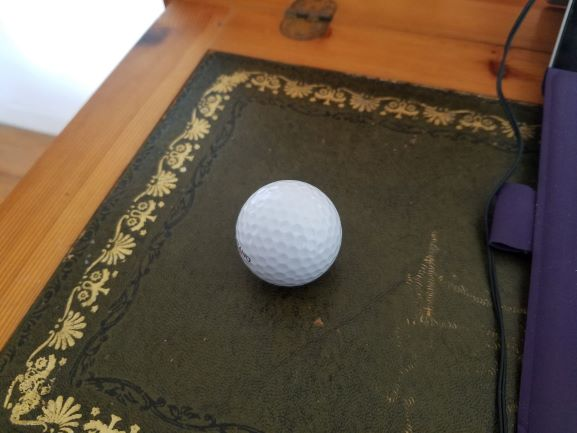
#> input picture ballimagelowres.jpg, 577 x 433 px, found by its file name
$ python houghcircles.py
#> lines starting #> are read from the running program, lines starting #| are printed output that depends on the picture
import numpy as np
import cv2 as cv

imagename='ballimagelowres.jpg' #Replace ballimage.jpg with the name of your image

img = cv.imread(imagename,0)
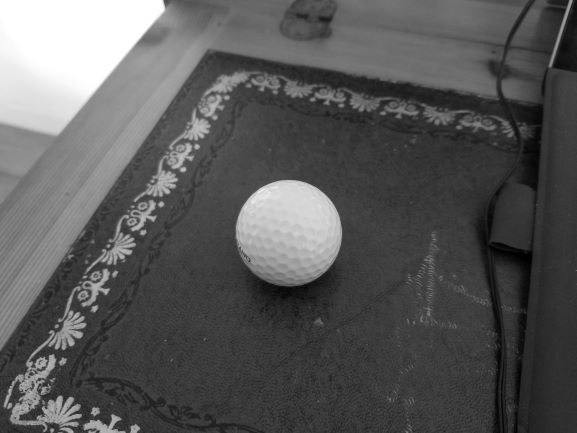
#> img: shape (433, 577); min 0, max 255, mean 88.4
img = cv.medianBlur(img,5)
cimg = cv.cvtColor(img,cv.COLOR_GRAY2BGR)
circles = cv.HoughCircles(img,cv.HOUGH_GRADIENT,1,20,
                            param1=50,param2=30,minRadius=0,maxRadius=0)
#> circles = 241 rows, first 8: [300.5, 309.5, 225.6], [339.5, 405.5, 312.5], [282.5, 323.5, 242.8], [351.5, 368.5, 275.5], [344.5, 345.5, 252.9], [274.5, 356.5, 231.3], [319.5, 374.5, 278.6], [359.5, 391.5, 290.9]
circles = np.uint16(np.around(circles))
#> circles = 241 rows, first 8: [300, 310, 226], [340, 406, 312], [282, 324, 243], [352, 368, 276], [344, 346, 253], [274, 356, 231], [320, 374, 279], [360, 392, 291]
for i in circles[0,:]:
    # draw the outer circle
    cv.circle(cimg,(i[0],i[1]),i[2],(0,255,0),2)
    # draw the center of the circle
    cv.circle(cimg,(i[0],i[1]),2,(0,0,255),3)
#> this loop made 241 passes
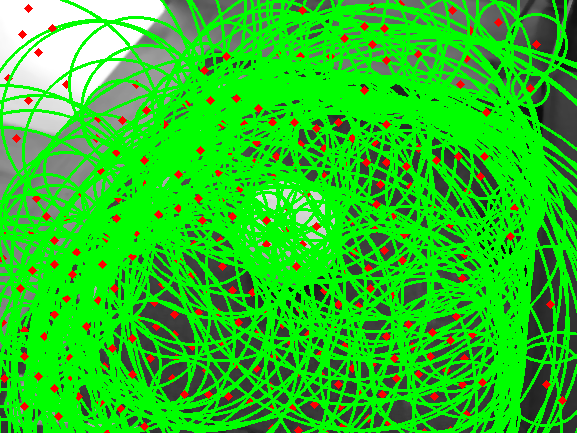
#> cimg: shape (433, 577, 3); mean B, G, R 34, 197.4, 41
cv.imshow('detected circles',cimg)
cv.waitKey(0)
cv.destroyAllWindows()
